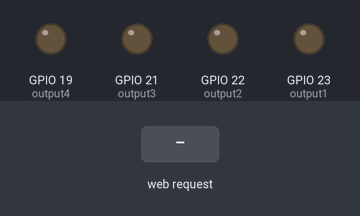
A sketch run on a simulated ESP32. On the bench: output pins drawn as LEDs (lit = HIGH). The inputs (shaded band) are chosen by the test bench. WiFi joins after 1.5 s; servers stay silent unless stated; what the sketch prints to the serial monitor is not drawn.

Above: at 2.7 s.
2.8 s: HTTP request GET /1/off received
At 3.2 s:
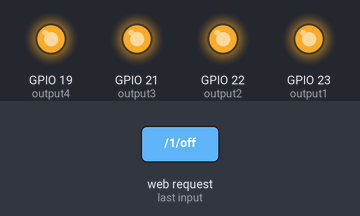
4.3 s: HTTP request GET /1/on received
At 5.5 s:
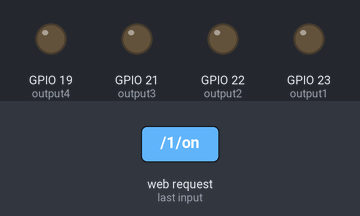
Timing chart, 0 to 7.3 s (numbered marks = the images above; inputs shaded):
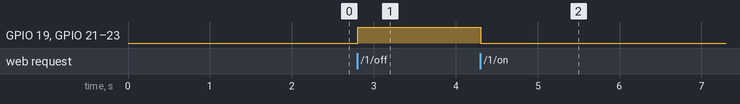

Measured:
- after the input at 2.8 s, GPIO 19 (output4), GPIO 21 (output3), GPIO 22 (output2), GPIO 23 (output1): LOW → HIGH at once
- after the input at 4.3 s, GPIO 19 (output4), GPIO 21 (output3), GPIO 22 (output2), GPIO 23 (output1): HIGH → LOW at once

The sketch:

JARDIN_WIFI_HTML_OFF.ino
```cpp
// Load Wi-Fi library
#include <WiFi.h>

// Replace with your network credentials
//const char* ssid = "MOVISTAR_DFF5";
//const char* password = "h5NEcs2CHwqd9P3HyVJf";
//
// Replace with your network credentials
const char* ssid = "Redmi_ESP32";
const char* password = "paga1949redmi";


// Set web server port number to 80
WiFiServer server(80);

// Variable to store the HTTP request
String header;

// Auxiliar variables to store the current output state
String output1State = "off";
String output2State = "off";
String output3State = "off";
String output4State = "off";


// Assign output variables to GPIO pins
const int output1 = 23;
const int output2 = 22;
const int output3 = 21;
const int output4 = 19;

// Current time
unsigned long currentTime = millis();
// Previous time
unsigned long previousTime = 0;
// Define timeout time in milliseconds (example: 2000ms = 2s)
const long timeoutTime = 2000;

void setup() {
  Serial.begin(115200);
  // Initialize the output variables as outputs
  pinMode(output1, OUTPUT);
  pinMode(output2, OUTPUT);
  pinMode(output3, OUTPUT);
  pinMode(output4, OUTPUT);

  // Set outputs to LOW
  digitalWrite(output1, LOW);
  digitalWrite(output2, LOW);
  digitalWrite(output3, LOW);
  digitalWrite(output4, LOW);


  // Connect to Wi-Fi network with SSID and password
  Serial.print("Connecting to ");
  Serial.println(ssid);
  WiFi.begin(ssid, password);
  while (WiFi.status() != WL_CONNECTED) {
    delay(500);
    Serial.print(".");
  }
  // Print local IP address and start web server
  Serial.println("");
  Serial.println("WiFi connected.");
  Serial.println("IP address: ");
  Serial.println(WiFi.localIP());
  server.begin();
}

void loop(){
  WiFiClient client = server.available();   // Listen for incoming clients

  if (client) {                             // If a new client connects,
    currentTime = millis();
    previousTime = currentTime;
    Serial.println("New Client.");          // print a message out in the serial port
    String currentLine = "";                // make a String to hold incoming data from the client
    while (client.connected() && currentTime - previousTime <= timeoutTime) {  // loop while the client's connected
      currentTime = millis();
      if (client.available()) {             // if there's bytes to read from the client,
        char c = client.read();             // read a byte, then
        Serial.write(c);                    // print it out the serial monitor
        header += c;
        if (c == '\n') {                    // if the byte is a newline character
          // if the current line is blank, you got two newline characters in a row.
          // that's the end of the client HTTP request, so send a response:
          if (currentLine.length() == 0) {
            // HTTP headers always start with a response code (e.g. HTTP/1.1 200 OK)
            // and a content-type so the client knows what's coming, then a blank line:
            client.println("HTTP/1.1 200 OK");
            client.println("Content-type:text/html");
            client.println("Connection: close");
            client.println();

            //Encender 4 focos
            // turns the GPIOs on and off
            if (header.indexOf("GET /1/on") >= 0) {
              //1
              Serial.println("Out 1 on");
              output1State = "on";
              digitalWrite(output1, LOW);
              //2
              Serial.println("Out 2 on");
              output2State = "on";
              digitalWrite(output2, LOW);
              //3
              Serial.println("Out 3 on");
              output3State = "on";
              digitalWrite(output3, LOW);
              //4
              Serial.println("Out 4 on");
              output4State = "on";
              digitalWrite(output4, LOW);

             //Apagar 4 focos
            } else if (header.indexOf("GET /1/off") >= 0) {
              //1
              Serial.println("Out 1 off");
              output1State = "off";
              digitalWrite(output1, HIGH);
              //2
              Serial.println("Out 2 off");
              output2State = "off";
              digitalWrite(output2, HIGH);
              //3
              Serial.println("Out 3 off");
              output3State = "off";
              digitalWrite(output3, HIGH);
              //4
              Serial.println("Out 4 off");
              output4State = "off";
              digitalWrite(output4, HIGH);

              //**
            //} else if (header.indexOf("GET /2/on") >= 0) {
             // Serial.println("Out 2 on");
              //output2State = "on";
              //digitalWrite(output2, HIGH);
            } //else if (header.indexOf("GET /2/off") >= 0) {
              //Serial.println("Out 2 off");
              //output2State = "off";
              //digitalWrite(output2, LOW);
            //}

            // Display the HTML web page
            client.println("<!DOCTYPE html><html>");
            client.println("<head><meta name=\"viewport\" content=\"width=device-width, initial-scale=1\">");
            client.println("<link rel=\"icon\" href=\"data:,\">");
            // CSS to style the on/off buttons
            // Feel free to change the background-color and font-size attributes to fit your preferences
            client.println("<style>html { font-family: Arial; display: inline-block; margin: 10px auto; text-align: center}");
            client.println("</style></head>");

            // Web Page Heading
            client.println("<body><h1> <FONT SIZE='5' COLOR='Red'>  Web Server Jardin Tacoronte</h1>");

            // Display current state, and ON/OFF buttons for out 1
            client.println("<p> <FONT SIZE='9' COLOR=#3498DB> Out 1 - Estado " + output1State + "</p>");
            // If the output1State is off, it displays the ON button
            if (output1State=="off") {
              client.println("<p><a href=\"/1/on\"><button style='width:230px; height:70px; background-color: #4CAF50; border-radius: 20px; color: white; padding: 16px 35px;font-size: 30px; margin: 2px; cursor: pointer' >ENCERNDER</button></a></p>");
            } else {
              client.println("<p><a href=\"/1/off\"><button style='width:230px; height:70px; background-color: #E74C3C; border-radius: 20px; color: white; padding: 16px 20px;font-size: 30px; margin: 2px; cursor: pointer' >APAGAR</button></a></p>");
            }

            // Display current state, and ON/OFF buttons for out 2
            //client.println("<p> <FONT SIZE='5' COLOR=#3498DB> Out 2 - State " + output2State +"</p>");
            //// If the output2State is off, it displays the ON button
            //if (output2State=="off") {
              //client.println("<p><a href=\"/2/on\"><button style='width:100px; height:50px; background-color: #4CAF50; border: none; color: white; padding: 16px 35px;font-size: 20px; margin: 2px; cursor: pointer' >ON</button></a></p>");
            //} else {
              //client.println("<p><a href=\"/2/off\"><button style='width:100px; height:50px; background-color: #E74C3C; border: none; color: white; padding: 16px 20px;font-size: 20px; margin: 2px; cursor: pointer' >OFF</button></a></p>");
            //}
            client.println("</body></html>");

            // The HTTP response ends with another blank line
            client.println();
            // Break out of the while loop
            break;
          } else { // if you got a newline, then clear currentLine
            currentLine = "";
          }
        } else if (c != '\r') {  // if you got anything else but a carriage return character,
          currentLine += c;      // add it to the end of the currentLine
        }
      }
    }
    // Clear the header variable
    header = "";
    // Close the connection
    client.stop();
    Serial.println("Client disconnected.");
    Serial.println("");
  }

}
```
